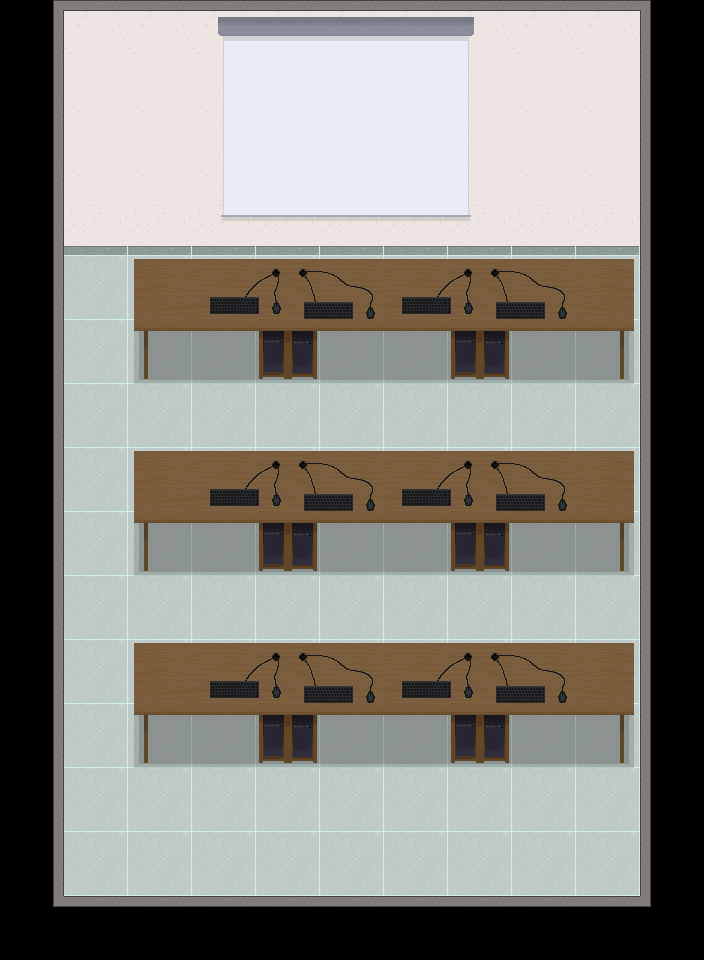

Tiled map render using the project's own tile images. Description and the whole map definition, tile-layer contents included, below:
An orthogonal 11x15 tile map with 64x64 px tiles, 4 tile layers (Ground, Ground_layer1, Ground_layer2, Ground_layer3), 1 hidden layer not drawn, 4 tilesets and 24 objects (Player, Door).

<map version="1.10" tiledversion="1.11.2" orientation="orthogonal" renderorder="right-down" width="11" height="15" tilewidth="64" tileheight="64" infinite="0" nextlayerid="17" nextobjectid="38">
 <tileset firstgid="1" source="../tilesets/TileSet.tsx" />
 <tileset firstgid="401" source="../tilesets/TileSet1.tsx" />
 <tileset firstgid="501" source="../tilesets/Collectables.tsx" />
 <tileset firstgid="509" source="../tilesets/Ground_objects.tsx" />
 <layer id="1" name="Ground" width="11" height="15">
  <data encoding="csv">
48,3,3,3,3,3,3,3,3,3,50,
46,4,4,4,4,4,4,4,4,4,45,
46,4,4,4,4,4,4,4,4,4,45,
46,5,5,5,5,5,5,5,5,5,45,
46,2,2,2,2,2,2,2,2,2,45,
46,2,2,2,2,2,2,2,2,2,45,
46,2,2,2,2,2,2,2,2,2,45,
46,2,2,2,2,2,2,2,2,2,45,
46,2,2,2,2,2,2,2,2,2,45,
46,2,2,2,2,2,2,2,2,2,45,
46,2,2,2,2,2,2,2,2,2,45,
46,2,2,2,2,2,2,2,2,2,45,
46,2,2,2,2,2,2,2,2,2,45,
46,2,2,2,2,2,2,2,2,2,45,
86,44,44,44,44,44,44,44,44,44,85
</data>
 </layer>
 <layer id="2" name="Ground_layer1" width="11" height="15">
  <data encoding="csv">
0,0,0,421,422,423,424,425,0,0,0,
0,0,0,431,432,433,434,435,0,0,0,
0,0,0,441,442,443,444,445,0,0,0,
0,0,0,451,452,453,454,455,0,0,0,
0,0,408,409,417,409,409,417,409,410,0,
0,0,418,419,427,419,419,427,419,420,0,
0,0,0,0,0,0,0,0,0,0,0,
0,0,408,409,417,409,409,417,409,410,0,
0,0,418,419,427,419,419,427,419,420,0,
0,0,0,0,0,0,0,0,0,0,0,
0,0,408,409,417,409,409,417,409,410,0,
0,0,418,419,427,419,419,427,419,420,0,
0,0,0,0,0,0,0,0,0,0,0,
0,0,0,0,0,0,0,0,0,0,0,
0,0,0,0,0,0,0,0,0,0,0
</data>
 </layer>
 <layer id="4" name="Ground_layer2" width="11" height="15">
  <data encoding="csv">
0,0,0,0,0,0,0,0,0,0,0,
0,0,0,0,0,0,0,0,0,0,0,
0,0,0,0,0,0,0,0,0,0,0,
0,0,0,0,0,0,0,0,0,0,0,
0,0,0,456,457,0,456,457,0,0,0,
0,0,0,0,0,0,0,0,0,0,0,
0,0,0,0,0,0,0,0,0,0,0,
0,0,0,456,457,0,456,457,0,0,0,
0,0,0,0,0,0,0,0,0,0,0,
0,0,0,0,0,0,0,0,0,0,0,
0,0,0,456,457,0,0,466,467,0,0,
0,0,0,0,0,0,0,0,0,0,0,
0,0,0,0,0,0,0,0,0,0,0,
0,0,0,0,0,0,0,0,0,0,0,
0,0,0,0,0,0,0,0,0,0,0
</data>
 </layer>
 <layer id="7" name="Ground_layer3" width="11" height="15">
  <data encoding="csv">
0,0,0,0,0,0,0,0,0,0,0,
0,0,0,0,0,0,0,0,0,0,0,
0,0,0,0,0,0,0,0,0,0,0,
0,0,0,0,0,0,0,0,0,0,0,
0,0,0,0,466,467,0,466,467,0,0,
0,0,0,0,0,0,0,0,0,0,0,
0,0,0,0,0,0,0,0,0,0,0,
0,0,0,0,466,467,0,466,467,0,0,
0,0,0,0,0,0,0,0,0,0,0,
0,0,0,0,0,0,0,0,0,0,0,
0,0,0,0,466,467,456,457,0,0,0,
0,0,0,0,0,0,0,0,0,0,0,
0,0,0,0,0,0,0,0,0,0,0,
0,0,0,0,0,0,0,0,0,0,0,
0,0,0,0,0,0,0,0,0,0,0
</data>
 </layer>
 <layer id="3" name="Ground_layer4" width="11" height="15" visible="0">
  <data encoding="csv">
0,0,0,0,0,0,0,0,0,0,0,
0,0,0,0,0,0,0,0,0,0,0,
0,0,0,0,0,0,0,0,0,0,0,
0,0,429,430,429,430,449,450,429,430,0,
0,0,439,440,439,440,459,460,439,440,0,
0,0,0,416,0,428,436,0,416,0,0,
0,0,429,430,449,450,429,430,429,430,0,
0,0,439,440,459,460,439,440,439,440,0,
0,0,0,436,0,428,416,0,436,0,0,
0,0,449,450,449,450,429,430,429,430,0,
0,0,459,460,459,460,439,440,439,440,0,
0,0,0,436,0,416,436,0,428,0,0,
0,0,0,446,0,426,446,0,438,0,0,
0,0,0,0,0,0,0,0,0,0,0,
0,0,0,0,0,0,0,0,0,0,0
</data>
 </layer>
 <objectgroup id="12" name="Objects">
  <object id="9" gid="503" x="69.3333" y="638.667" width="64" height="64" />
  <object id="10" gid="504" x="72" y="448" width="64" height="64" />
  <object id="11" gid="505" x="502.667" y="437.333" width="64" height="64" />
 </objectgroup>
 <objectgroup id="16" name="Ground_objects">
  <object id="26" gid="509" x="142.333" y="674.333" width="86" height="65" />
  <object id="27" gid="509" x="290.333" y="669" width="86" height="65" />
  <object id="28" gid="509" x="385" y="670.333" width="86" height="65" />
  <object id="29" gid="509" x="503.667" y="670.333" width="86" height="65" />
  <object id="30" gid="509" x="506.333" y="481" width="86" height="65" />
  <object id="31" gid="509" x="383.667" y="477" width="86" height="65" />
  <object id="32" gid="509" x="279.667" y="479.667" width="86" height="65" />
  <object id="33" gid="509" x="154.333" y="475.667" width="86" height="65" />
  <object id="34" gid="509" x="157" y="286.333" width="86" height="65" />
  <object id="35" gid="509" x="303.667" y="286.333" width="86" height="65" />
  <object id="36" gid="509" x="395.667" y="287.667" width="86" height="65" />
  <object id="37" gid="509" x="498.333" y="290.333" width="86" height="65" />
 </objectgroup>
 <objectgroup id="14" name="Entities">
  <object id="12" name="Player" x="101.333" y="793.333">
   <point />
  </object>
 </objectgroup>
 <objectgroup id="13" name="Collisions">
  <object id="1" x="-33.3333" y="-16" width="92" height="964" />
  <object id="2" x="33.5562" y="875.785" width="629.333" height="78.6667" />
  <object id="3" x="648" y="-44" width="136" height="1009.33" />
  <object id="4" x="-30.6667" y="-84" width="796" height="274.667" />
  <object id="5" x="134.89" y="244.664" width="510.667" height="69.3333" />
  <object id="6" x="136" y="433.333" width="512" height="69.3333" />
  <object id="7" x="137.333" y="618.667" width="512" height="73.3333" />
 </objectgroup>
 <objectgroup id="15" name="Doors">
  <object id="13" name="Door" type="Door" x="107.562" y="828.442" width="148" height="73.3333">
   <properties>
    <property name="spawn_x" type="float" value="1477" />
    <property name="spawn_y" type="float" value="500" />
    <property name="target" value="corridor.tmx" />
   </properties>
  </object>
 </objectgroup>
</map>
